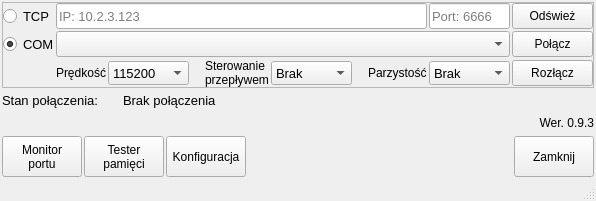
<?xml version="1.0" encoding="UTF-8"?>
<ui version="4.0">
 <class>MainWindow</class>
 <widget class="QMainWindow" name="MainWindow">
  <property name="geometry">
   <rect>
    <x>0</x>
    <y>0</y>
    <width>596</width>
    <height>201</height>
   </rect>
  </property>
  <property name="minimumSize">
   <size>
    <width>596</width>
    <height>201</height>
   </size>
  </property>
  <property name="maximumSize">
   <size>
    <width>596</width>
    <height>201</height>
   </size>
  </property>
  <property name="windowTitle">
   <string>Ust. połączenia</string>
  </property>
  <widget class="QWidget" name="centralwidget">
   <layout class="QGridLayout" name="gridLayout">
    <property name="leftMargin">
     <number>2</number>
    </property>
    <property name="topMargin">
     <number>2</number>
    </property>
    <property name="rightMargin">
     <number>2</number>
    </property>
    <property name="bottomMargin">
     <number>2</number>
    </property>
    <property name="spacing">
     <number>2</number>
    </property>
    <item row="3" column="4">
     <widget class="QPushButton" name="pushButtonExit">
      <property name="minimumSize">
       <size>
        <width>0</width>
        <height>41</height>
       </size>
      </property>
      <property name="maximumSize">
       <size>
        <width>16777215</width>
        <height>41</height>
       </size>
      </property>
      <property name="text">
       <string>Zamknij</string>
      </property>
     </widget>
    </item>
    <item row="3" column="3">
     <spacer name="horizontalSpacer_4">
      <property name="orientation">
       <enum>Qt::Horizontal</enum>
      </property>
      <property name="sizeHint" stdset="0">
       <size>
        <width>337</width>
        <height>20</height>
       </size>
      </property>
     </spacer>
    </item>
    <item row="0" column="0" colspan="5">
     <widget class="QFrame" name="frame">
      <property name="frameShape">
       <enum>QFrame::StyledPanel</enum>
      </property>
      <property name="frameShadow">
       <enum>QFrame::Raised</enum>
      </property>
      <layout class="QGridLayout" name="gridLayout_2">
       <property name="leftMargin">
        <number>0</number>
       </property>
       <property name="topMargin">
        <number>0</number>
       </property>
       <property name="rightMargin">
        <number>0</number>
       </property>
       <property name="bottomMargin">
        <number>0</number>
       </property>
       <property name="spacing">
        <number>2</number>
       </property>
       <item row="0" column="3">
        <widget class="QLineEdit" name="lineEditPort_1">
         <property name="minimumSize">
          <size>
           <width>81</width>
           <height>26</height>
          </size>
         </property>
         <property name="maximumSize">
          <size>
           <width>81</width>
           <height>26</height>
          </size>
         </property>
         <property name="font">
          <font>
           <pointsize>10</pointsize>
          </font>
         </property>
         <property name="toolTip">
          <string>&lt;!DOCTYPE HTML PUBLIC &quot;-//W3C//DTD HTML 4.0//EN&quot; &quot;http://www.w3.org/TR/REC-html40/strict.dtd&quot;&gt;
&lt;html&gt;&lt;head&gt;&lt;meta name=&quot;qrichtext&quot; content=&quot;1&quot; /&gt;&lt;style type=&quot;text/css&quot;&gt;
p, li { white-space: pre-wrap; }
&lt;/style&gt;&lt;/head&gt;&lt;body style=&quot; font-family:'MS Shell Dlg 2'; font-size:8pt; font-weight:400; font-style:normal;&quot;&gt;
&lt;p style=&quot; margin-top:12px; margin-bottom:12px; margin-left:0px; margin-right:0px; -qt-block-indent:0; text-indent:0px;&quot;&gt;Wprowadź numer portu, po którym aplikacja będzie łączyć się z drukarką.&lt;/p&gt;
&lt;p style=&quot; margin-top:12px; margin-bottom:12px; margin-left:0px; margin-right:0px; -qt-block-indent:0; text-indent:0px;&quot;&gt;Przykład:&lt;/p&gt;
&lt;p style=&quot; margin-top:12px; margin-bottom:12px; margin-left:0px; margin-right:0px; -qt-block-indent:0; text-indent:0px;&quot;&gt;6666&lt;/p&gt;&lt;/body&gt;&lt;/html&gt;</string>
         </property>
         <property name="placeholderText">
          <string>Port: 6666</string>
         </property>
        </widget>
       </item>
       <item row="0" column="4">
        <widget class="QPushButton" name="pushButtonRefresh_1">
         <property name="minimumSize">
          <size>
           <width>81</width>
           <height>26</height>
          </size>
         </property>
         <property name="maximumSize">
          <size>
           <width>81</width>
           <height>26</height>
          </size>
         </property>
         <property name="text">
          <string>Odśwież</string>
         </property>
        </widget>
       </item>
       <item row="1" column="4">
        <widget class="QPushButton" name="pushButtonConnect_1">
         <property name="minimumSize">
          <size>
           <width>81</width>
           <height>26</height>
          </size>
         </property>
         <property name="maximumSize">
          <size>
           <width>81</width>
           <height>26</height>
          </size>
         </property>
         <property name="text">
          <string>Połącz</string>
         </property>
        </widget>
       </item>
       <item row="2" column="0">
        <spacer name="horizontalSpacer_3">
         <property name="orientation">
          <enum>Qt::Horizontal</enum>
         </property>
         <property name="sizeHint" stdset="0">
          <size>
           <width>48</width>
           <height>20</height>
          </size>
         </property>
        </spacer>
       </item>
       <item row="2" column="1" colspan="3">
        <layout class="QHBoxLayout" name="horizontalLayout">
         <property name="spacing">
          <number>2</number>
         </property>
         <item>
          <widget class="QLabel" name="labelSpeed_1">
           <property name="text">
            <string>Prędkość</string>
           </property>
          </widget>
         </item>
         <item>
          <widget class="QComboBox" name="comboBoxConnectionSpeed_1">
           <property name="minimumSize">
            <size>
             <width>81</width>
             <height>24</height>
            </size>
           </property>
           <property name="maximumSize">
            <size>
             <width>81</width>
             <height>24</height>
            </size>
           </property>
           <property name="font">
            <font>
             <pointsize>10</pointsize>
            </font>
           </property>
           <item>
            <property name="text">
             <string notr="true">115200</string>
            </property>
           </item>
           <item>
            <property name="text">
             <string>57600</string>
            </property>
           </item>
           <item>
            <property name="text">
             <string>38400</string>
            </property>
           </item>
           <item>
            <property name="text">
             <string>19200</string>
            </property>
           </item>
           <item>
            <property name="text">
             <string>9600</string>
            </property>
           </item>
           <item>
            <property name="text">
             <string>4800</string>
            </property>
           </item>
           <item>
            <property name="text">
             <string>2400</string>
            </property>
           </item>
           <item>
            <property name="text">
             <string>1200</string>
            </property>
           </item>
          </widget>
         </item>
         <item>
          <spacer name="horizontalSpacer">
           <property name="orientation">
            <enum>Qt::Horizontal</enum>
           </property>
           <property name="sizeHint" stdset="0">
            <size>
             <width>40</width>
             <height>20</height>
            </size>
           </property>
          </spacer>
         </item>
         <item>
          <widget class="QLabel" name="labelFlowControl_1">
           <property name="text">
            <string>Sterowanie
przepływem</string>
           </property>
          </widget>
         </item>
         <item>
          <widget class="QComboBox" name="comboBoxFlowControl_1">
           <property name="minimumSize">
            <size>
             <width>81</width>
             <height>24</height>
            </size>
           </property>
           <property name="maximumSize">
            <size>
             <width>81</width>
             <height>24</height>
            </size>
           </property>
           <property name="font">
            <font>
             <pointsize>10</pointsize>
            </font>
           </property>
           <item>
            <property name="text">
             <string>Brak</string>
            </property>
           </item>
           <item>
            <property name="text">
             <string>Xon/Xoff</string>
            </property>
           </item>
           <item>
            <property name="text">
             <string>RTS/CTS</string>
            </property>
           </item>
          </widget>
         </item>
         <item>
          <spacer name="horizontalSpacer_2">
           <property name="orientation">
            <enum>Qt::Horizontal</enum>
           </property>
           <property name="sizeHint" stdset="0">
            <size>
             <width>40</width>
             <height>20</height>
            </size>
           </property>
          </spacer>
         </item>
         <item>
          <widget class="QLabel" name="labelParity_1">
           <property name="text">
            <string>Parzystość</string>
           </property>
          </widget>
         </item>
         <item>
          <widget class="QComboBox" name="comboBoxParity_1">
           <property name="minimumSize">
            <size>
             <width>81</width>
             <height>24</height>
            </size>
           </property>
           <property name="maximumSize">
            <size>
             <width>81</width>
             <height>24</height>
            </size>
           </property>
           <property name="font">
            <font>
             <pointsize>10</pointsize>
            </font>
           </property>
           <item>
            <property name="text">
             <string>Brak</string>
            </property>
           </item>
           <item>
            <property name="text">
             <string>Parzyste</string>
            </property>
           </item>
           <item>
            <property name="text">
             <string>Nieparzyste</string>
            </property>
           </item>
          </widget>
         </item>
        </layout>
       </item>
       <item row="2" column="4">
        <widget class="QPushButton" name="pushButtonDisconnect_1">
         <property name="minimumSize">
          <size>
           <width>81</width>
           <height>26</height>
          </size>
         </property>
         <property name="maximumSize">
          <size>
           <width>81</width>
           <height>26</height>
          </size>
         </property>
         <property name="text">
          <string>Rozłącz</string>
         </property>
        </widget>
       </item>
       <item row="1" column="0">
        <widget class="QRadioButton" name="radioButtonCom_1">
         <property name="minimumSize">
          <size>
           <width>51</width>
           <height>26</height>
          </size>
         </property>
         <property name="maximumSize">
          <size>
           <width>51</width>
           <height>16777215</height>
          </size>
         </property>
         <property name="font">
          <font>
           <pointsize>10</pointsize>
          </font>
         </property>
         <property name="text">
          <string>COM</string>
         </property>
         <property name="checked">
          <bool>true</bool>
         </property>
        </widget>
       </item>
       <item row="0" column="0">
        <widget class="QRadioButton" name="radioButtonTcp_1">
         <property name="minimumSize">
          <size>
           <width>51</width>
           <height>26</height>
          </size>
         </property>
         <property name="maximumSize">
          <size>
           <width>51</width>
           <height>16777215</height>
          </size>
         </property>
         <property name="font">
          <font>
           <pointsize>10</pointsize>
          </font>
         </property>
         <property name="text">
          <string>TCP</string>
         </property>
         <property name="checked">
          <bool>false</bool>
         </property>
        </widget>
       </item>
       <item row="1" column="1" colspan="3">
        <widget class="QComboBox" name="comboBoxPortName_1">
         <property name="minimumSize">
          <size>
           <width>421</width>
           <height>26</height>
          </size>
         </property>
         <property name="maximumSize">
          <size>
           <width>16777215</width>
           <height>26</height>
          </size>
         </property>
         <property name="font">
          <font>
           <pointsize>10</pointsize>
          </font>
         </property>
        </widget>
       </item>
       <item row="0" column="1" colspan="2">
        <widget class="QLineEdit" name="lineEditIp_1">
         <property name="minimumSize">
          <size>
           <width>0</width>
           <height>26</height>
          </size>
         </property>
         <property name="maximumSize">
          <size>
           <width>16777215</width>
           <height>26</height>
          </size>
         </property>
         <property name="font">
          <font>
           <pointsize>10</pointsize>
          </font>
         </property>
         <property name="toolTip">
          <string>&lt;html&gt;&lt;head/&gt;&lt;body&gt;&lt;p&gt;Wprowadź adres IP drukarki.&lt;/p&gt;&lt;p&gt;Format:&lt;/p&gt;&lt;p&gt;10.2.3.123&lt;/p&gt;&lt;/body&gt;&lt;/html&gt;</string>
         </property>
         <property name="placeholderText">
          <string>IP: 10.2.3.123</string>
         </property>
        </widget>
       </item>
      </layout>
     </widget>
    </item>
    <item row="2" column="0" colspan="4">
     <spacer name="verticalSpacer">
      <property name="orientation">
       <enum>Qt::Vertical</enum>
      </property>
      <property name="sizeHint" stdset="0">
       <size>
        <width>20</width>
        <height>14</height>
       </size>
      </property>
     </spacer>
    </item>
    <item row="3" column="1">
     <widget class="QPushButton" name="pushButtonMemoryTester">
      <property name="minimumSize">
       <size>
        <width>0</width>
        <height>41</height>
       </size>
      </property>
      <property name="maximumSize">
       <size>
        <width>16777215</width>
        <height>41</height>
       </size>
      </property>
      <property name="text">
       <string>Tester
pamięci</string>
      </property>
     </widget>
    </item>
    <item row="1" column="0" colspan="5">
     <layout class="QHBoxLayout" name="horizontalLayout_2">
      <item>
       <widget class="QLabel" name="labelConnectionInfo">
        <property name="minimumSize">
         <size>
          <width>101</width>
          <height>0</height>
         </size>
        </property>
        <property name="maximumSize">
         <size>
          <width>101</width>
          <height>16777215</height>
         </size>
        </property>
        <property name="font">
         <font>
          <pointsize>10</pointsize>
         </font>
        </property>
        <property name="text">
         <string>Stan połączenia:</string>
        </property>
       </widget>
      </item>
      <item>
       <widget class="QLabel" name="labelConnectionColor">
        <property name="minimumSize">
         <size>
          <width>16</width>
          <height>16</height>
         </size>
        </property>
        <property name="maximumSize">
         <size>
          <width>16</width>
          <height>16</height>
         </size>
        </property>
        <property name="text">
         <string/>
        </property>
       </widget>
      </item>
      <item>
       <widget class="QLabel" name="labelConnectionStatus">
        <property name="maximumSize">
         <size>
          <width>201</width>
          <height>16777215</height>
         </size>
        </property>
        <property name="font">
         <font>
          <pointsize>10</pointsize>
         </font>
        </property>
        <property name="text">
         <string>Brak połączenia</string>
        </property>
       </widget>
      </item>
      <item>
       <spacer name="horizontalSpacer_5">
        <property name="orientation">
         <enum>Qt::Horizontal</enum>
        </property>
        <property name="sizeHint" stdset="0">
         <size>
          <width>40</width>
          <height>20</height>
         </size>
        </property>
       </spacer>
      </item>
     </layout>
    </item>
    <item row="2" column="4">
     <widget class="QLabel" name="labelVersion">
      <property name="text">
       <string>Wer. 0.9.3</string>
      </property>
      <property name="alignment">
       <set>Qt::AlignRight|Qt::AlignTrailing|Qt::AlignVCenter</set>
      </property>
     </widget>
    </item>
    <item row="3" column="0">
     <widget class="QPushButton" name="pushButtonDataMonitor">
      <property name="minimumSize">
       <size>
        <width>0</width>
        <height>41</height>
       </size>
      </property>
      <property name="maximumSize">
       <size>
        <width>16777215</width>
        <height>41</height>
       </size>
      </property>
      <property name="text">
       <string>Monitor
portu</string>
      </property>
     </widget>
    </item>
    <item row="3" column="2">
     <widget class="QPushButton" name="pushButtonConfiguration">
      <property name="minimumSize">
       <size>
        <width>80</width>
        <height>41</height>
       </size>
      </property>
      <property name="maximumSize">
       <size>
        <width>80</width>
        <height>41</height>
       </size>
      </property>
      <property name="text">
       <string>Konfiguracja</string>
      </property>
     </widget>
    </item>
   </layout>
  </widget>
  <widget class="QStatusBar" name="statusbar"/>
 </widget>
 <resources/>
 <connections/>
</ui>
